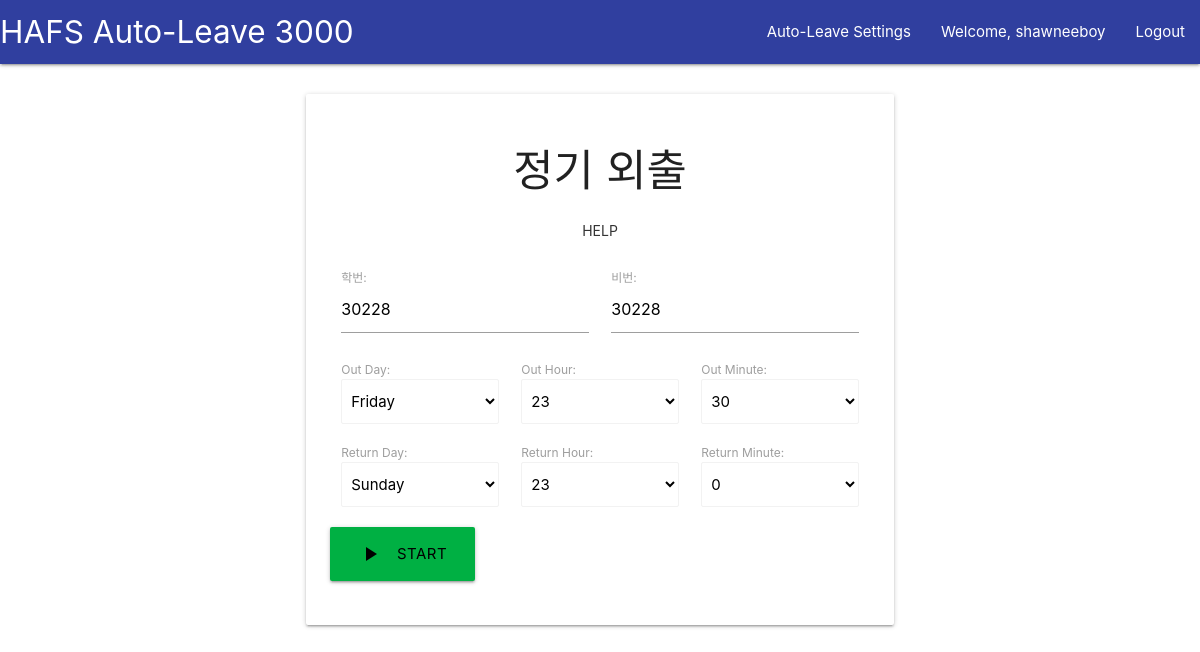
The app's page / (signed in) with its own data.
### main/models.py (models this page shows, shortened)
class GoingInfo(models.Model):
	user = models.OneToOneField(User, on_delete = models.CASCADE, primary_key = True,)
	do_auto_signup = models.BooleanField(default = False)
	student_id = models.CharField(max_length = 5, default = "00000")
	student_pass = models.CharField(max_length = 30, default = "00000")
	out_day = models.CharField(max_length = 10, default = "Friday")
	out_hour = models.IntegerField(default = 19)
	out_minute = models.IntegerField(default =00)
	return_day = models.CharField(max_length = 10, default = "Sunday")
	return_hour = models.IntegerField(default = 23)
	return_minute = models.IntegerField(default = 00)

### main/views.py (the view, shortened to what this page needs)
# urls.py: path("", views.homepage, name="homepage"),
def homepage(request):
	curr_user = request.user
	if not curr_user.is_authenticated:
		messages.info(request, "Please login first.")
		return redirect("main:login")
	info = request.user.goinginfo
	is_active = info.do_auto_signup
	init_data = {'student_id' : info.student_id, 'student_pass' : info.student_pass,
				'out_day' : info.out_day, 'out_hour' : info.out_hour, 'out_minute' : info.out_minute,
				'return_day' : info.return_day, 'return_hour' : info.return_hour, 'return_minute' : info.return_minute}
	form = GoingInfoForm(instance = info, initial = init_data)
	if is_active:
		form.fields['student_id'].widget.attrs['disabled'] = True
		form.fields['student_pass'].widget.attrs['disabled'] = True
		form.fields['out_day'].widget.attrs['disabled'] = True
		form.fields['out_hour'].widget.attrs['disabled'] = True
		form.fields['out_minute'].widget.attrs['disabled'] = True
		form.fields['return_day'].widget.attrs['disabled'] = True
		form.fields['return_hour'].widget.attrs['disabled'] = True
		form.fields['return_minute'].widget.attrs['disabled'] = True
	else:
		form.fields['student_id'].widget.attrs['disabled'] = False
		form.fields['student_pass'].widget.attrs['disabled'] = False
		form.fields['out_day'].widget.attrs['disabled'] = False
		form.fields['out_hour'].widget.attrs['disabled'] = False
		form.fields['out_minute'].widget.attrs['disabled'] = False
		form.fields['return_day'].widget.attrs['disabled'] = False
		form.fields['return_hour'].widget.attrs['disabled'] = False
		form.fields['return_minute'].widget.attrs['disabled'] = False
	return render(request = request,
				  template_name = "main/home.html",
				  context = {"form" : form, "is_active" : is_active})

### main/forms.py
class GoingInfoForm(forms.ModelForm):
    day_choices = [("friday", "Friday"), ("saturday", "Saturday"), ("sunday", "Sunday")]
    minute_choices = [(x, x) for x in range(0, 70, 10)]
    hour_choices = [(x, x) for x in range(0, 24)]
    out_day= forms.CharField(label='Out day', widget=forms.Select(choices=day_choices, attrs = {"class" : "browser-default"}))
    return_day= forms.CharField(widget=forms.Select(choices=day_choices, attrs = {"class" : "browser-default"}))
    out_hour= forms.IntegerField(widget=forms.Select(choices=hour_choices, attrs = {"class" : "browser-default"}))
    out_minute= forms.IntegerField(widget=forms.Select(choices=minute_choices, attrs = {"class" : "browser-default"}))
    return_hour= forms.IntegerField(widget=forms.Select(choices=hour_choices, attrs = {"class" : "browser-default"}))
    return_minute= forms.IntegerField(widget=forms.Select(choices=minute_choices, attrs = {"class" : "browser-default"}))
    class Meta:
        model = GoingInfo
        fields = ['student_id', 'student_pass',
                  'out_day', 'out_hour', 'out_minute',
                  'return_day', 'return_hour', 'return_minute']

### main/templates/main/home.html (shortened to what this page needs)
{% extends "main/header.html" %}
{% block content %}
<div class="container">
	<br>
	<div class = "card-panel white">
		<h3 class = "center-align">
			정기 외출
		</h3>
	<div class = "row">
		<div class = "center-align">
			<a class="waves-effect waves-teal btn-flat modal-trigger" href="#modal1">Help</a>
		</div>
	</div>
	<form method="POST">
		<div class = "row">
			<div class = "col s6">
				<div class="fieldWrapper">
					<label for="{{ form.student_id.id_for_label }}">학번:</label>
					{{ form.student_id }}
				</div>
			</div>
			<div class = "col s6">
				<div class="fieldWrapper">
					<label for="{{ form.student_pass.id_for_label }}">비번:</label>
					{{ form.student_pass }}
				</div>
			</div>
		</div>
		<div class = "row">
			<div class = "col s4">
				<div class="fieldWrapper">
					<label for="{{ form.out_day.id_for_label }}">Out Day:</label>
					{{ form.out_day }}
				</div>
			</div>
			<div class = "col s4">
				<div class="fieldWrapper">
					<label for="{{ form.out_hour.id_for_label }}">Out Hour:</label>
					{{ form.out_hour }}
				</div>
			</div>
			<div class = "col s4">
				<div class="fieldWrapper">
					<label for="{{ form.out_minute.id_for_label }}">Out Minute:</label>
					{{ form.out_minute }}
				</div>
			</div>
		</div>
		<div class = "row">
			<div class = "col s4">
				<div class="fieldWrapper">
					<label for="{{ form.return_day.id_for_label }}">Return Day:</label>
					{{ form.return_day }}
				</div>
			</div>
			<div class = "col s4">
				<div class="fieldWrapper">
					<label for="{{ form.return_hour.id_for_label }}">Return Hour:</label>
					{{ form.return_hour }}
				</div>
			</div>
			<div class = "col s4">
				<div class="fieldWrapper">
					<label for="{{ form.return_minute.id_for_label }}">Return Minute:</label>
					{{ form.return_minute }}
				</div>
			</div>
		</div>
		<div class = "row">
			{% if not is_active %}
				<button style="background-color:#00b043; color:black" class="waves-effect waves-light btn-large center-align" type="submit"><i class="material-icons left">play_arrow</i>Start</button>
			{% else %}
				<p>
				수정을 위해서는 자동등록을 멈추고 수정해주시기 바랍니다.
			</p>
				<button style="background-color:#ff9999; color:black" class="waves-effect waves-light btn-large center-align" type="submit"><i class="material-icons left">stop</i>Stop</button>
			{% endif %}
		</div>
	</form>
</div>
	<br><br><br>
</div>
{% endblock %}

### main/templates/main/includes/navbaritems.html
<li><a href="/">Auto-Leave Settings</a></li>
				{% if user.is_authenticated %}
					<li><a> Welcome, {{user.username}} </a> </li>
					<li><a href="/logout">Logout</a></li>
				{% else %}
					<li><a href="/register">Register</a></li>
					<li><a href="/login">Login</a></li>
				{% endif %}

### main/templates/main/header.html (style rules this page uses)
body { background: url("/static/img/sample.jpeg") 50% 0 no-repeat fixed; }

### records on screen
GoingInfo: student_id "30228", student_pass "30228", out_day "Friday", out_hour "23", out_minute "30", return_day "Sunday", return_hour "23", return_minute "0"

### other values on screen
{{ user.username }} "shawneeboy"
